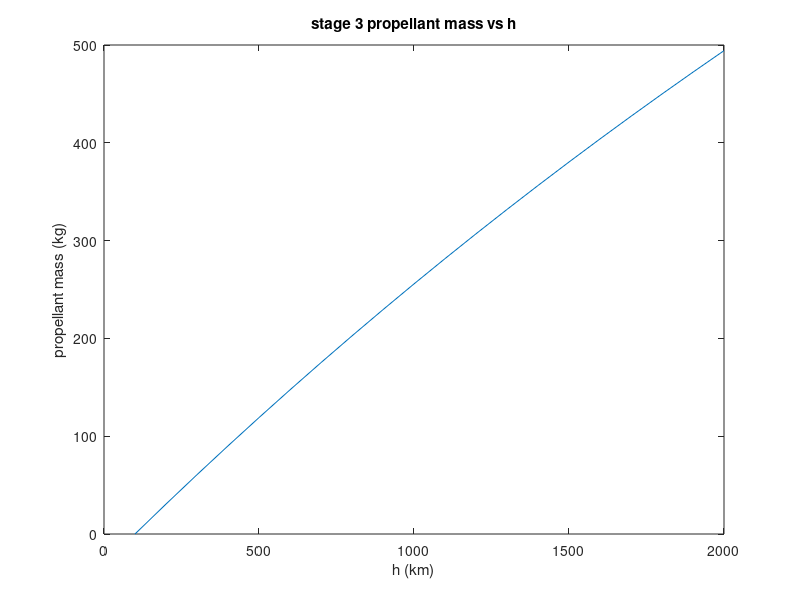

Here is the MATLAB script that generated this plot:
RE = 6371;
omega = 7.27 * 10^(-5);
mu = 3.986 * 10^5;
h0 = 100;
mpay = 4500;
g0 = 9.81;

h = linspace(100,2000,20);
dV1 = 8970;     %m/s
dV2 = zeros(1,20);
dV3 = zeros(1,20);
prop1 = zeros(1,20);
prop2 = zeros(1,20);
prop3 = zeros(1,20);

Isp1 = 390;
Isp2 = 420;
Isp3 = 450;

finert1 = .058;
finert2 = .06;
finert3 = 0.063;

for x = 1:20
    %velocities used for deltaV calculations
    Vtrans = sqrt(mu * (2 / (RE + h0) - (1 / ((2 * RE + h0 +h(x)) / 2))));
    Vtrans2 = sqrt(mu * ((2 / (RE + h(x))) - (1 / ((2 * RE + h0 +h(x)) / 2))));
    Vleo = sqrt(mu / (RE + h0));
    Vfinal = sqrt(mu / (RE + h(x)));
    
    %deltaVs for 2nd and 3rd stage
    dV2(x) = abs(Vtrans - Vleo);
    dV3(x) = abs(Vfinal - Vtrans2);
    
    %convert to m/s
    dV2 = dV2(x) * 1000;
    dV3 = dV3(x) * 1000;
    
    
    %initial masses for each stage
    mi_3 = mpay * (exp(dV3 / (Isp3 * g0)) * (1 - finert3)) / (1 - finert3 * exp(dV3 / (Isp3 * g0)));
    mi_2 = mi_3 * (exp(dV2 / (Isp2 * g0)) * (1 - finert2)) / (1 - finert2 * exp(dV2 / (Isp2 * g0)));
    mi_1 = mi_2 * (exp(dV1 / (Isp1 * g0)) * (1 - finert1)) / (1 - finert1 * exp(dV1 / (Isp1 * g0)));
    
    %propellant masses for each stage
    mprop_3 = mpay * ((exp(dV3 / (Isp3 * g0)) - 1) * (1 - finert3)) / (1 - finert3 * exp(dV3 / (Isp3 * g0)));
    mprop_2 = mi_3 * ((exp(dV2 / (Isp2 * g0)) - 1) * (1 - finert2)) / (1 - finert2 * exp(dV2 / (Isp2 * g0)));
    mprop_1 = mi_2 * ((exp(dV1 / (Isp1 * g0)) - 1) * (1 - finert1)) / (1 - finert1 * exp(dV1 / (Isp1 * g0)));
   
    prop1(x) = mprop_1;
    prop2(x) = mprop_2;
    prop3(x) = mprop_3;
    
    if(x == 6)
        fprintf("Stage 1 prop mass: %f. Stage 2 prop mass: %f. Stage 3 prop mass: %f\n",mprop_1,mprop_2,mprop_3);
    end
end

% 
% plot(h,prop1);
% title("stage 1 propellant mass vs h")
% xlabel("h (km)");
% ylabel("propellant mass (kg)");
% 
% plot(h,prop2);
% title("stage 2 propellant mass vs h")
% xlabel("h (km)");
% ylabel("propellant mass (kg)");

plot(h,prop3);
title("stage 3 propellant mass vs h")
xlabel("h (km)");
ylabel("propellant mass (kg)");
